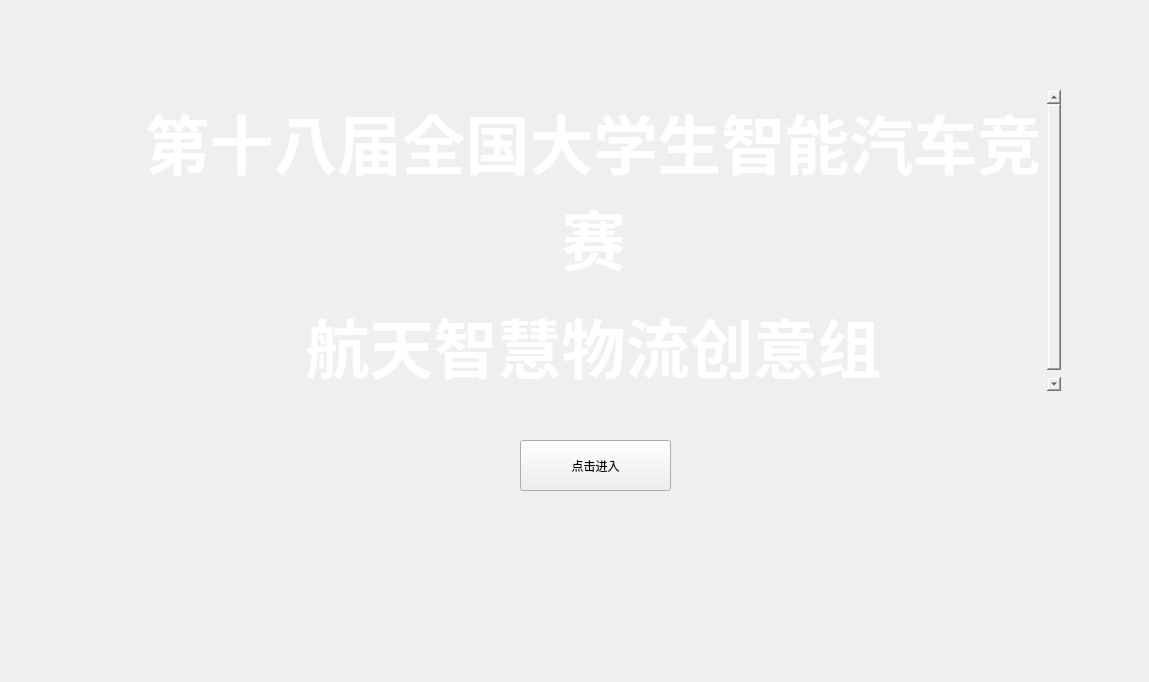
<?xml version="1.0" encoding="UTF-8"?>
<ui version="4.0">
 <class>title</class>
 <widget class="QWidget" name="title">
  <property name="geometry">
   <rect>
    <x>0</x>
    <y>0</y>
    <width>1149</width>
    <height>682</height>
   </rect>
  </property>
  <property name="windowTitle">
   <string>Form</string>
  </property>
  <layout class="QVBoxLayout" name="verticalLayout">
   <property name="spacing">
    <number>0</number>
   </property>
   <property name="leftMargin">
    <number>0</number>
   </property>
   <property name="topMargin">
    <number>0</number>
   </property>
   <property name="rightMargin">
    <number>0</number>
   </property>
   <property name="bottomMargin">
    <number>0</number>
   </property>
   <item>
    <widget class="QWidget" name="widget_2" native="true">
     <widget class="QWidget" name="widget" native="true">
      <property name="geometry">
       <rect>
        <x>-40</x>
        <y>-10</y>
        <width>1149</width>
        <height>40</height>
       </rect>
      </property>
      <property name="sizePolicy">
       <sizepolicy hsizetype="Fixed" vsizetype="Fixed">
        <horstretch>0</horstretch>
        <verstretch>0</verstretch>
       </sizepolicy>
      </property>
      <property name="minimumSize">
       <size>
        <width>1149</width>
        <height>40</height>
       </size>
      </property>
      <property name="maximumSize">
       <size>
        <width>1151</width>
        <height>40</height>
       </size>
      </property>
     </widget>
     <widget class="QTextEdit" name="textEdit">
      <property name="geometry">
       <rect>
        <x>140</x>
        <y>90</y>
        <width>921</width>
        <height>301</height>
       </rect>
      </property>
      <property name="styleSheet">
       <string notr="true">background:transparent;
border-width:0;border-style:outset
</string>
      </property>
      <property name="lineWidth">
       <number>0</number>
      </property>
      <property name="html">
       <string>&lt;!DOCTYPE HTML PUBLIC &quot;-//W3C//DTD HTML 4.0//EN&quot; &quot;http://www.w3.org/TR/REC-html40/strict.dtd&quot;&gt;
&lt;html&gt;&lt;head&gt;&lt;meta name=&quot;qrichtext&quot; content=&quot;1&quot; /&gt;&lt;style type=&quot;text/css&quot;&gt;
p, li { white-space: pre-wrap; }
&lt;/style&gt;&lt;/head&gt;&lt;body style=&quot; font-family:'SimSun'; font-size:9pt; font-weight:400; font-style:normal;&quot;&gt;
&lt;p align=&quot;center&quot; style=&quot; margin-top:12px; margin-bottom:12px; margin-left:0px; margin-right:0px; -qt-block-indent:0; text-indent:0px;&quot;&gt;&lt;span style=&quot; font-size:48pt; font-weight:600; color:#ffffff;&quot;&gt;第十八届全国大学生智能汽车竞赛&lt;/span&gt;&lt;/p&gt;
&lt;p align=&quot;center&quot; style=&quot; margin-top:12px; margin-bottom:12px; margin-left:0px; margin-right:0px; -qt-block-indent:0; text-indent:0px;&quot;&gt;&lt;span style=&quot; font-size:48pt; font-weight:600; color:#ffffff;&quot;&gt;航天智慧物流创意组&lt;/span&gt;&lt;/p&gt;&lt;/body&gt;&lt;/html&gt;</string>
      </property>
     </widget>
     <widget class="QPushButton" name="pushButton">
      <property name="geometry">
       <rect>
        <x>520</x>
        <y>440</y>
        <width>151</width>
        <height>51</height>
       </rect>
      </property>
      <property name="text">
       <string>点击进入</string>
      </property>
     </widget>
    </widget>
   </item>
  </layout>
 </widget>
 <resources/>
 <connections/>
</ui>
